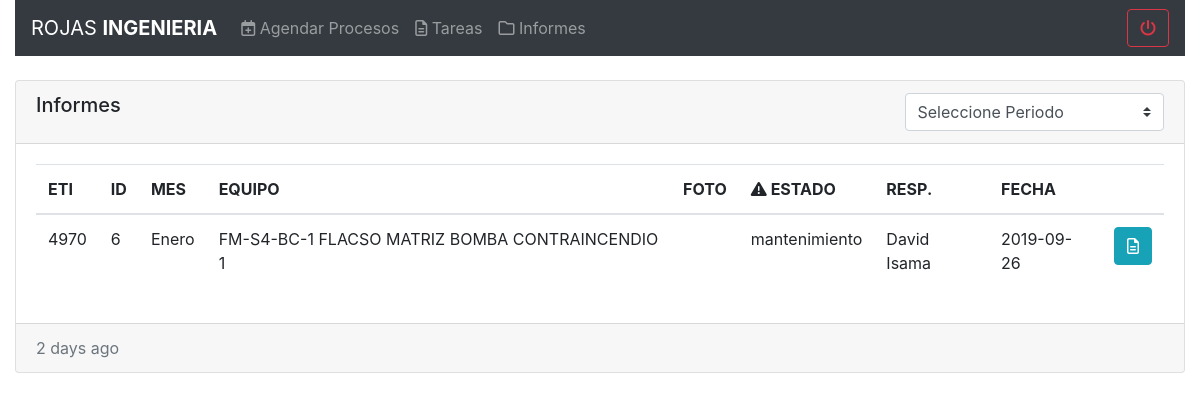
The page /informes.php (signed in) on the database as committed earlier.
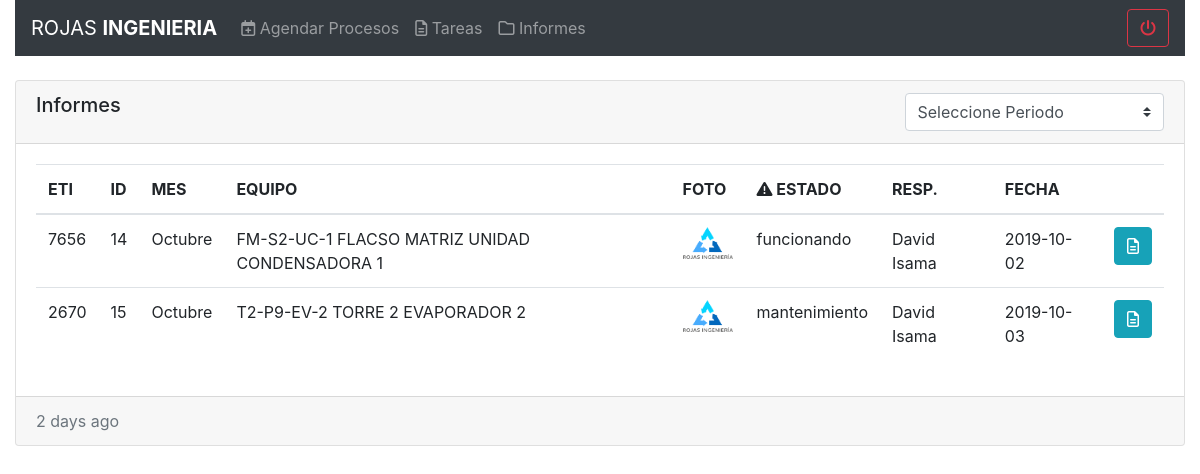
The same page on the database as committed later.
### tables this page shows
CREATE TABLE IF NOT EXISTS `equipo_tareas_informe` (
  `id` int(11) NOT NULL AUTO_INCREMENT,
  `user_id` int(11) NOT NULL,
  `fecha` varchar(20) NOT NULL,
  `mes_id` varchar(10) NOT NULL,
  `estado` varchar(20) NOT NULL,
  `imagen` varchar(100) NOT NULL,
  `observacion` text NOT NULL,
  `age` varchar(10) NOT NULL,
  `eti` varchar(10) NOT NULL,
  `created_at` varchar(20) NOT NULL,
  PRIMARY KEY (`id`)
);

CREATE TABLE IF NOT EXISTS `meses` (
  `id` int(11) NOT NULL AUTO_INCREMENT,
  `nombre` varchar(20) NOT NULL,
  PRIMARY KEY (`id`)
);

CREATE TABLE IF NOT EXISTS `usuarios` (
  `id` int(11) NOT NULL AUTO_INCREMENT,
  `nombres` varchar(30) NOT NULL,
  `apellidos` varchar(30) NOT NULL,
  `telefono` varchar(30) NOT NULL,
  `correo` varchar(30) NOT NULL,
  `clave` varchar(30) NOT NULL,
  `foto` varchar(100) NOT NULL,
  `rol` varchar(20) NOT NULL,
  `estado` int(1) NOT NULL,
  PRIMARY KEY (`id`)
);

### informes.php (the view, shortened to what this page needs)
<?php
  include 'controller/conexion.php';
?>
<!doctype html>
<html lang="en">
  <head>
    <?php include'includes/head.php' ?>
  </head>
  <body>
    <section>
      <div class="container-fluid">
        <div class="row">
          <div class="col-sm-12">
            <?php include('navigation.php'); ?>
          </div>
        </div>
      </div>
    </section>
    <br>
    <section>
      <div class="container-fluid">
        <div class="row">
          <div class="col-sm-12">
            <div class="card">
              <div class="card-header">
                <div class="row">
                  <div class="col-sm-9">
                    <h5>Informes</h5>
                  </div>
                  <div class="col-sm-3">
                    <form>
                      <select class="custom-select" name="age" id="age">
                        <option value="#">Seleccione Periodo</option>
                      </select>
                    </form>
                  </div>
                </div>
              </div>
              <div class="card-body">
                <table class="table table-striped">
                  <thead>
                    <tr>
                      <th>ETI</th>
                      <th>ID</th>
                      <th>MES</th>
                      <th>EQUIPO</th>
                      <th>FOTO</th>
                      <th><i class="fas fa-exclamation-triangle"></i> ESTADO</th>
                      <th>RESP.</th>
                      <th>FECHA</th>
                      <th></th>
                    </tr>
                    <?php
                      $eti = $db->query("SELECT DISTINCT equipo_tareas.eti, equipo_tareas_informe.id as eti_id, equipo_tareas_informe.eti as idEti, meses.nombre as mes_nombre, equipos.nombre as equipo_nombre, equipos.foto as equipo_foto, equipo_tareas_informe.estado as eti_estado, usuarios.nombres as user_name, usuarios.apellidos as user_lastname, equipo_tareas_informe.fecha as eti_fecha  FROM equipo_tareas_informe INNER JOIN meses ON equipo_tareas_informe.mes_id = meses.id INNER JOIN equipo_tareas ON equipo_tareas_informe.eti = equipo_tareas.eti INNER JOIN equipos ON equipo_tareas.equipo_id = equipos.id INNER JOIN usuarios ON equipo_tareas_informe.user_id = usuarios.id  WHERE age = 2019")or die('error'.mysqli_errno($db));
                      while($fila = mysqli_fetch_array($eti))
                      {
                        echo "<tr>
                                <td>".$fila['idEti']."</td>
                                <td>".$fila['eti_id']."</td>
                                <td>".$fila['mes_nombre']."</td>
                                <td>".$fila['equipo_nombre']."</td>
                                <td><img width='50' src='".str_replace('../', '', $fila['equipo_foto'])."'></td>
                                <td>".$fila['eti_estado']."</td>
                                <td>".$fila['user_name']." ".$fila['user_lastname']."</td>
                                <td>".$fila['eti_fecha']."</td>
                                <td><button data-toggle='modal' data-target='#exampleModal' class='btn btn-info btn_showInfomrme'><i class='far fa-file-alt'></i></button></td>
                              </tr>";
                      }
                    ?>
                  </thead>
                </table>
              </div>
              <div class="card-footer text-muted">
                2 days ago
              </div>
            </div>
          </div>
        </div>
      </div>
    </section>
  </body>
</html>

### includes/head.php (shortened to what this page needs)
<link rel="stylesheet" href="https://stackpath.bootstrapcdn.com/bootstrap/4.3.1/css/bootstrap.min.css">
<link href="https://cdnjs.cloudflare.com/ajax/libs/select2/4.0.10/css/select2.min.css" rel="stylesheet" />

### navigation.php (shortened to what this page needs)
<nav class="sticky-top navbar navbar-expand-lg navbar-dark bg-dark">
  <a class="navbar-brand" href="home.php">ROJAS <strong>INGENIERIA</strong></a>
  <div class="collapse navbar-collapse" id="navbarSupportedContent">
    <ul class="navbar-nav mr-auto">
      <li class="nav-item">
        <a class="nav-link" href="schedule_process.php"><i class="far fa-calendar-plus"></i> Agendar Procesos</a>
      </li>
      <li class="nav-item">
        <a class="nav-link" href="tareas.php"><i class="far fa-file-alt"></i> Tareas</a>
      </li>
      <li class="nav-item">
        <a class="nav-link" href="informes.php"><i class="far fa-folder"></i> Informes</a>
      </li>
    </ul>
    <form class="form-inline my-2 my-lg-0">
      <a href="salir.php" class="btn btn-outline-danger my-2 my-sm-0"><i class="fas fa-power-off"></i></a>
    </form>
  </div>
</nav>

Rows that differ between the two databases and show on the page:
removed equipo_tareas_informe: eti "4970", id "6", mes.nombre "Enero", equipo_nombre "FM-S4-BC-1 FLACSO MATRIZ BOMBA CONTRAINCENDIO 1", estado "mantenimiento", user.nombres "David", user.apellidos "Isama", fecha "2019-09-26"
added equipo_tareas_informe: eti "7656", id "14", mes.nombre "Octubre", equipo_nombre "FM-S2-UC-1 FLACSO MATRIZ UNIDAD CONDENSADORA 1", estado "funcionando", user.nombres "David", user.apellidos "Isama", fecha "2019-10-02"
added equipo_tareas_informe: eti "2670", id "15", mes.nombre "Octubre", equipo_nombre "T2-P9-EV-2 TORRE 2 EVAPORADOR 2", estado "mantenimiento", user.nombres "David", user.apellidos "Isama", fecha "2019-10-03"
